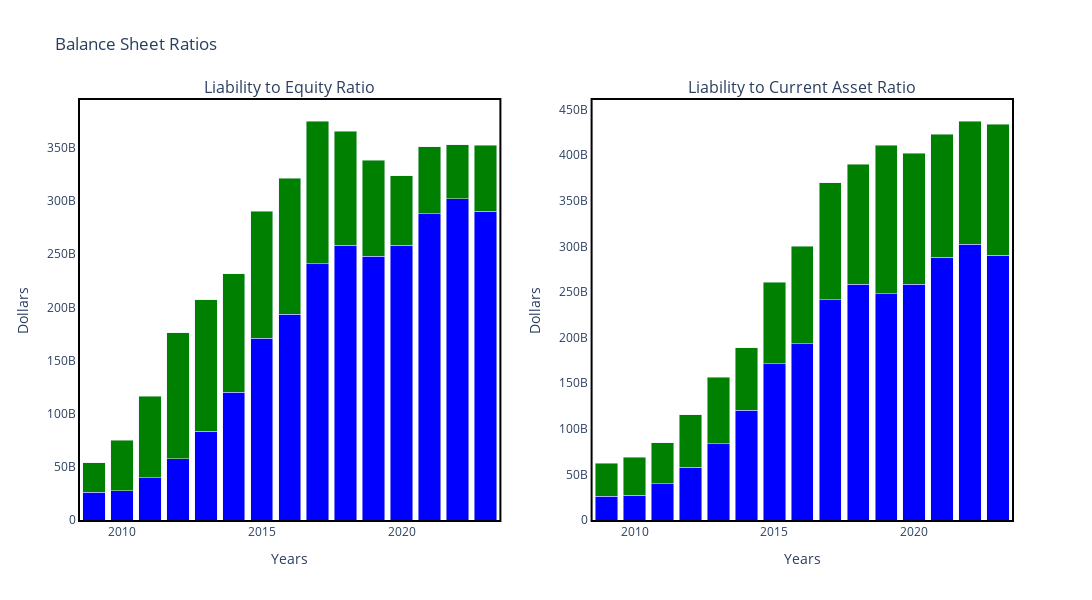

Notebook cell for this chart:
### Code cell
# Create subplots
fig = make_subplots(rows=1, cols=2, subplot_titles=('Liability to Equity Ratio', 'Liability to Current Asset Ratio'))

# First subplot for 'Liability to Equity ratio'
fig.add_trace(
    go.Bar(name='Liability', x=financials.reset_index()['Year'], y=financials['Liability'], marker_color='blue'),
    row=1, col=1
)
fig.add_trace(
    go.Bar(name='Total Stockholders Equity', x=financials.reset_index()['Year'], y=financials['Total Stockholders equity'], marker_color='green'),
    row=1, col=1
)

# Second subplot for 'Liability to Current Asset Ratio'
fig.add_trace(
    go.Bar(name='Liability', x=financials.reset_index()['Year'], y=financials['Liability'], marker_color='blue'),
    row=1, col=2
)
fig.add_trace(
    go.Bar(name='Current Assets', x=financials.reset_index()['Year'], y=financials['Current Assets'], marker_color='green'),
    row=1, col=2
)

# Update the layout for a cleaner look
fig.update_layout(
    title_text='Balance Sheet Ratios',
    showlegend=False,
    plot_bgcolor='white',
    height=600, width=1200
)

# Update xaxes and yaxes titles
fig.update_xaxes(title_text='Years', row=1, col=1)
fig.update_xaxes(title_text='Years', row=1, col=2)
fig.update_yaxes(title_text='Dollars', row=1, col=1)
fig.update_yaxes(title_text='Dollars', row=1, col=2)

# Make the bar charts stacked
fig.update_layout(barmode='stack')

# Remove the 'spines' (In plotly, they are called 'lines')
fig.update_xaxes(showline=True, linewidth=2, linecolor='black', mirror=True)
fig.update_yaxes(showline=True, linewidth=2, linecolor='black', mirror=True)

# Show the plot
fig.show()

### Figure 1 — Plotly figure (JSON) as saved in the notebook; plotly's stock layout.template omitted (floating-point values rounded to 4 significant figures)
{"data": [{"marker": {"color": "blue"}, "name": "Liability", "type": "bar", "x": [2009, 2010, 2011, 2012, 2013, 2014, 2015, 2016, 2017, 2018, 2019, 2020, 2021, 2022, 2023], "xaxis": "x", "y": [26019000000, 27392000000, 39756000000, 57854000000, 83451000000, 120292000000, 171124000000, 193437000000, 241272000000, 258578000000, 248028000000, 258549000000, 287912000000, 302083000000, 290437000000], "yaxis": "y"}, {"marker": {"color": "green"}, "name": "Total Stockholders Equity", "type": "bar", "x": [2009, 2010, 2011, 2012, 2013, 2014, 2015, 2016, 2017, 2018, 2019, 2020, 2021, 2022, 2023], "xaxis": "x", "y": [27832000000, 47791000000, 76615000000, 118210000000, 123549000000, 111547000000, 119355000000, 128249000000, 134047000000, 107147000000, 90488000000, 65339000000, 63090000000, 50672000000, 62146000000], "yaxis": "y"}, {"marker": {"color": "blue"}, "name": "Liability", "type": "bar", "x": [2009, 2010, 2011, 2012, 2013, 2014, 2015, 2016, 2017, 2018, 2019, 2020, 2021, 2022, 2023], "xaxis": "x2", "y": [26019000000, 27392000000, 39756000000, 57854000000, 83451000000, 120292000000, 171124000000, 193437000000, 241272000000, 258578000000, 248028000000, 258549000000, 287912000000, 302083000000, 290437000000], "yaxis": "y2"}, {"marker": {"color": "green"}, "name": "Current Assets", "type": "bar", "x": [2009, 2010, 2011, 2012, 2013, 2014, 2015, 2016, 2017, 2018, 2019, 2020, 2021, 2022, 2023], "xaxis": "x2", "y": [36265000000, 41678000000, 44988000000, 57653000000, 73286000000, 68531000000, 89378000000, 106869000000, 128645000000, 131339000000, 162819000000, 143713000000, 134836000000, 135405000000, 143566000000], "yaxis": "y2"}], "layout": {"annotations": [{"font": {"size": 16}, "showarrow": false, "text": "Liability to Equity Ratio", "x": 0.225, "xanchor": "center", "xref": "paper", "y": 1, "yanchor": "bottom", "yref": "paper"}, {"font": {"size": 16}, "showarrow": false, "text": "Liability to Current Asset Ratio", "x": 0.775, "xanchor": "center", "xref": "paper", "y": 1, "yanchor": "bottom", "yref": "paper"}], "barmode": "stack", "height": 600, "plot_bgcolor": "white", "showlegend": false, "title": {"text": "Balance Sheet Ratios"}, "width": 1200, "xaxis": {"anchor": "y", "domain": [0, 0.45], "linecolor": "black", "linewidth": 2, "mirror": true, "showline": true, "title": {"text": "Years"}}, "xaxis2": {"anchor": "y2", "domain": [0.55, 1], "linecolor": "black", "linewidth": 2, "mirror": true, "showline": true, "title": {"text": "Years"}}, "yaxis": {"anchor": "x", "domain": [0, 1], "linecolor": "black", "linewidth": 2, "mirror": true, "showline": true, "title": {"text": "Dollars"}}, "yaxis2": {"anchor": "x2", "domain": [0, 1], "linecolor": "black", "linewidth": 2, "mirror": true, "showline": true, "title": {"text": "Dollars"}}}}
